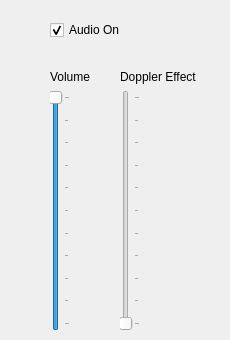
    <widget class="QWidget" name="audioTab">
     <attribute name="title">
      <string>Audio</string>
     </attribute>
     <widget class="QCheckBox" name="audioOnCheckbox">
      <property name="geometry">
       <rect>
        <x>50</x>
        <y>20</y>
        <width>87</width>
        <height>20</height>
       </rect>
      </property>
      <property name="text">
       <string>Audio On</string>
      </property>
      <property name="checked">
       <bool>true</bool>
      </property>
      <property name="tristate">
       <bool>false</bool>
      </property>
     </widget>
     <widget class="QWidget" name="layoutWidget_4">
      <property name="geometry">
       <rect>
        <x>120</x>
        <y>70</y>
        <width>101</width>
        <height>261</height>
       </rect>
      </property>
      <layout class="QVBoxLayout" name="dopplerLayout">
       <item>
        <widget class="QLabel" name="dopplerLabel">
         <property name="text">
          <string>Doppler Effect</string>
         </property>
        </widget>
       </item>
       <item>
        <widget class="QSlider" name="dopplerSlider">
         <property name="maximum">
          <number>100</number>
         </property>
         <property name="orientation">
          <enum>Qt::Vertical</enum>
         </property>
         <property name="tickPosition">
          <enum>QSlider::TicksBelow</enum>
         </property>
        </widget>
       </item>
      </layout>
     </widget>
     <widget class="QWidget" name="layoutWidget">
      <property name="geometry">
       <rect>
        <x>50</x>
        <y>70</y>
        <width>55</width>
        <height>261</height>
       </rect>
      </property>
      <layout class="QVBoxLayout" name="volumeLayout">
       <item>
        <widget class="QLabel" name="volumeLabel">
         <property name="text">
          <string>Volume</string>
         </property>
        </widget>
       </item>
       <item>
        <widget class="QSlider" name="volumeSlider">
         <property name="maximum">
          <number>100</number>
         </property>
         <property name="sliderPosition">
          <number>100</number>
         </property>
         <property name="orientation">
          <enum>Qt::Vertical</enum>
         </property>
         <property name="tickPosition">
          <enum>QSlider::TicksBelow</enum>
         </property>
        </widget>
       </item>
      </layout>
     </widget>
    </widget>
